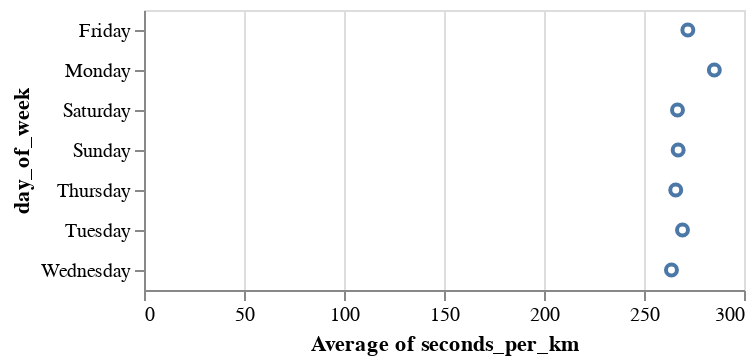

Notebook source saved alongside this figure:
### Code cell
alt.Chart(df).mark_point().encode(
    x='average(seconds_per_km)',
    y='day_of_week'
)

### Figure 1 — Vega-Lite specification as saved in the notebook (floating-point values rounded to 4 significant figures)
{"$schema": "https://vega.github.io/schema/vega-lite/v5.17.0.json", "config": {"view": {"continuousHeight": 300, "continuousWidth": 300}}, "data": {"name": "data-b5e90de4fab0477a6d479abe6d38b620"}, "datasets": {"data-b5e90de4fab0477a6d479abe6d38b620": [{"avgPace(/meter)": 0.3787, "calories(kcal)": 71, "date": "2022-01-10 20:39", "day_of_week": "Monday", "distance(m)": 1191, "distance_rounded": 1, "maxPace(/meter)": 7.246, "minPace(/meter)": 0.2501, "seconds_per_km": 380.4, "speed_per_km": "06:20.35", "sportTime(s)": 453, "startTime": "2022-01-10T13:39:17+00:00", "type": 1}, {"avgPace(/meter)": 0.2878, "calories(kcal)": 60, "date": "2022-01-13 16:23", "day_of_week": "Thursday", "distance(m)": 1004, "distance_rounded": 1, "maxPace(/meter)": 2.342, "minPace(/meter)": 0.1982, "seconds_per_km": 288.8, "speed_per_km": "04:48.84", "sportTime(s)": 290, "startTime": "2022-01-13T09:23:16+00:00", "type": 1}, {"avgPace(/meter)": 0.2637, "calories(kcal)": 39, "date": "2022-02-03 17:41", "day_of_week": "Thursday", "distance(m)": 1001, "distance_rounded": 1, "maxPace(/meter)": 0.609, "minPace(/meter)": 0.1993, "seconds_per_km": 264.7, "speed_per_km": "04:24.74", "sportTime(s)": 265, "startTime": "2022-02-03T10:41:12+00:00", "type": 1}, {"avgPace(/meter)": 0.2803, "calories(kcal)": 50, "date": "2022-02-05 18:46", "day_of_week": "Saturday", "distance(m)": 1006, "distance_rounded": 1, "maxPace(/meter)": 0.6911, "minPace(/meter)": 0.229, "seconds_per_km": 281.3, "speed_per_km": "04:41.31", "sportTime(s)": 283, "startTime": "2022-02-05T11:46:47+00:00", "type": 1}, {"avgPace(/meter)": 0.2675, "calories(kcal)": 34, "date": "2022-02-06 18:36", "day_of_week": "Sunday", "distance(m)": 1013, "distance_rounded": 1, "maxPace(/meter)": 0.6361, "minPace(/meter)": 0.2325, "seconds_per_km": 268.5, "speed_per_km": "04:28.51", "sportTime(s)": 272, "startTime": "2022-02-06T11:36:48+00:00", "type": 1}, {"avgPace(/meter)": 0.26, "calories(kcal)": 39, "date": "2022-02-11 18:49", "day_of_week": "Friday", "distance(m)": 1004, "distance_rounded": 1, "maxPace(/meter)": 0.788, "minPace(/meter)": 0.198, "seconds_per_km": 262.9, "speed_per_km": "04:22.95", "sportTime(s)": 264, "startTime": "2022-02-11T11:49:54+00:00", "type": 1}, {"avgPace(/meter)": 0.2552, "calories(kcal)": 44, "date": "2022-02-12 18:25", "day_of_week": "Saturday", "distance(m)": 1011, "distance_rounded": 1, "maxPace(/meter)": 0.5571, "minPace(/meter)": 0.1928, "seconds_per_km": 256.2, "speed_per_km": "04:16.18", "sportTime(s)": 259, "startTime": "2022-02-12T11:25:02+00:00", "type": 1}, {"avgPace(/meter)": 0.255, "calories(kcal)": 37, "date": "2022-02-13 18:09", "day_of_week": "Sunday", "distance(m)": 1000, "distance_rounded": 1, "maxPace(/meter)": 0.576, "minPace(/meter)": 0.194, "seconds_per_km": 256, "speed_per_km": "04:16.00", "sportTime(s)": 256, "startTime": "2022-02-13T11:09:12+00:00", "type": 1}, {"avgPace(/meter)": 0.2854, "calories(kcal)": 43, "date": "2022-02-14 18:50", "day_of_week": "Monday", "distance(m)": 1002, "distance_rounded": 1, "maxPace(/meter)": 0.7446, "minPace(/meter)": 0.2587, "seconds_per_km": 286.4, "speed_per_km": "04:46.43", "sportTime(s)": 287, "startTime": "2022-02-14T11:50:09+00:00", "type": 1}, {"avgPace(/meter)": 0.2827, "calories(kcal)": 60, "date": "2022-02-16 18:12", "day_of_week": "Wednesday", "distance(m)": 1001, "distance_rounded": 1, "maxPace(/meter)": 2.165, "minPace(/meter)": 0.1834, "seconds_per_km": 283.7, "speed_per_km": "04:43.72", "sportTime(s)": 284, "startTime": "2022-02-16T11:12:40+00:00", "type": 1}, {"avgPace(/meter)": 0.2793, "calories(kcal)": 55, "date": "2022-03-05 07:10", "day_of_week": "Saturday", "distance(m)": 1006, "distance_rounded": 1, "maxPace(/meter)": 0.6154, "minPace(/meter)": 0.2083, "seconds_per_km": 280.3, "speed_per_km": "04:40.32", "sportTime(s)": 282, "startTime": "2022-03-05T00:10:22+00:00", "type": 1}, {"avgPace(/meter)": 0.2796, "calories(kcal)": 47, "date": "2022-03-18 18:26", "day_of_week": "Friday", "distance(m)": 1005, "distance_rounded": 1, "maxPace(/meter)": 0.8749, "minPace(/meter)": 0.2372, "seconds_per_km": 280.6, "speed_per_km": "04:40.60", "sportTime(s)": 282, "startTime": "2022-03-18T11:26:11+00:00", "type": 1}, {"avgPace(/meter)": 0.2964, "calories(kcal)": 57, "date": "2022-03-28 18:45", "day_of_week": "Monday", "distance(m)": 1046, "distance_rounded": 1, "maxPace(/meter)": 0.639, "minPace(/meter)": 0.2149, "seconds_per_km": 297.3, "speed_per_km": "04:57.32", "sportTime(s)": 311, "startTime": "2022-03-28T11:45:13+00:00", "type": 1}, {"avgPace(/meter)": 0.3011, "calories(kcal)": 57, "date": "2022-03-29 19:02", "day_of_week": "Tuesday", "distance(m)": 1003, "distance_rounded": 1, "maxPace(/meter)": 0.6835, "minPace(/meter)": 0.2301, "seconds_per_km": 302.1, "speed_per_km": "05:2.09", "sportTime(s)": 303, "startTime": "2022-03-29T12:02:25+00:00", "type": 1}, {"avgPace(/meter)": 0.2837, "calories(kcal)": 49, "date": "2022-03-30 18:52", "day_of_week": "Wednesday", "distance(m)": 1001, "distance_rounded": 1, "maxPace(/meter)": 0.4753, "minPace(/meter)": 0.1658, "seconds_per_km": 284.7, "speed_per_km": "04:44.72", "sportTime(s)": 285, "startTime": "2022-03-30T11:52:16+00:00", "type": 1}, {"avgPace(/meter)": 0.27, "calories(kcal)": 48, "date": "2022-04-04 17:57", "day_of_week": "Monday", "distance(m)": 1000, "distance_rounded": 1, "maxPace(/meter)": 0.7117, "minPace(/meter)": 0.2248, "seconds_per_km": 271, "speed_per_km": "04:31.00", "sportTime(s)": 271, "startTime": "2022-04-04T10:57:56+00:00", "type": 1}, {"avgPace(/meter)": 0.273, "calories(kcal)": 51, "date": "2022-04-08 18:39", "day_of_week": "Friday", "distance(m)": 1000, "distance_rounded": 1, "maxPace(/meter)": 0.6707, "minPace(/meter)": 0.2315, "seconds_per_km": 274, "speed_per_km": "04:34.00", "sportTime(s)": 274, "startTime": "2022-04-08T11:39:28+00:00", "type": 1}, {"avgPace(/meter)": 0.2744, "calories(kcal)": 45, "date": "2022-04-10 18:41", "day_of_week": "Sunday", "distance(m)": 1006, "distance_rounded": 1, "maxPace(/meter)": 0.6873, "minPace(/meter)": 0.2137, "seconds_per_km": 275.3, "speed_per_km": "04:35.35", "sportTime(s)": 277, "startTime": "2022-04-10T11:41:58+00:00", "type": 1}, {"avgPace(/meter)": 0.277, "calories(kcal)": 44, "date": "2022-04-13 17:48", "day_of_week": "Wednesday", "distance(m)": 1000, "distance_rounded": 1, "maxPace(/meter)": 0.7634, "minPace(/meter)": 0.2038, "seconds_per_km": 278, "speed_per_km": "04:38.00", "sportTime(s)": 278, "startTime": "2022-04-13T10:48:11+00:00", "type": 1}, {"avgPace(/meter)": 0.2756, "calories(kcal)": 39, "date": "2022-04-15 16:54", "day_of_week": "Friday", "distance(m)": 1005, "distance_rounded": 1, "maxPace(/meter)": 0.7968, "minPace(/meter)": 0.244, "seconds_per_km": 276.6, "speed_per_km": "04:36.62", "sportTime(s)": 278, "startTime": "2022-04-15T09:54:21+00:00", "type": 1}, {"avgPace(/meter)": 0.2939, "calories(kcal)": 62, "date": "2022-04-26 18:40", "day_of_week": "Tuesday", "distance(m)": 1201, "distance_rounded": 1, "maxPace(/meter)": 1.115, "minPace(/meter)": 0.1997, "seconds_per_km": 294.8, "speed_per_km": "04:54.75", "sportTime(s)": 354, "startTime": "2022-04-26T11:40:21+00:00", "type": 1}, {"avgPace(/meter)": 0.2685, "calories(kcal)": 48, "date": "2022-04-27 18:31", "day_of_week": "Wednesday", "distance(m)": 1002, "distance_rounded": 1, "maxPace(/meter)": 0.6803, "minPace(/meter)": 0.2187, "seconds_per_km": 269.5, "speed_per_km": "04:29.46", "sportTime(s)": 270, "startTime": "2022-04-27T11:31:56+00:00", "type": 1}, {"avgPace(/meter)": 0.2774, "calories(kcal)": 50, "date": "2022-04-28 17:37", "day_of_week": "Thursday", "distance(m)": 1002, "distance_rounded": 1, "maxPace(/meter)": 0.8052, "minPace(/meter)": 0.221, "seconds_per_km": 278.4, "speed_per_km": "04:38.44", "sportTime(s)": 279, "startTime": "2022-04-28T10:37:51+00:00", "type": 1}, {"avgPace(/meter)": 0.2974, "calories(kcal)": 89, "date": "2022-04-29 18:01", "day_of_week": "Friday", "distance(m)": 1651, "distance_rounded": 1, "maxPace(/meter)": 1.217, "minPace(/meter)": 0.2073, "seconds_per_km": 299.8, "speed_per_km": "04:59.82", "sportTime(s)": 495, "startTime": "2022-04-29T11:01:29+00:00", "type": 1}, {"avgPace(/meter)": 0.2803, "calories(kcal)": 41, "date": "2022-05-01 16:48", "day_of_week": "Sunday", "distance(m)": 1006, "distance_rounded": 1, "maxPace(/meter)": 0.8224, "minPace(/meter)": 0.2239, "seconds_per_km": 281.3, "speed_per_km": "04:41.31", "sportTime(s)": 283, "startTime": "2022-05-01T09:48:50+00:00", "type": 1}, {"avgPace(/meter)": 0.2761, "calories(kcal)": 42, "date": "2022-05-04 18:52", "day_of_week": "Wednesday", "distance(m)": 1007, "distance_rounded": 1, "maxPace(/meter)": 0.6135, "minPace(/meter)": 0.2112, "seconds_per_km": 277.1, "speed_per_km": "04:37.06", "sportTime(s)": 279, "startTime": "2022-05-04T11:52:29+00:00", "type": 1}, {"avgPace(/meter)": 0.291, "calories(kcal)": 52, "date": "2022-05-05 18:15", "day_of_week": "Thursday", "distance(m)": 1000, "distance_rounded": 1, "maxPace(/meter)": 0.7042, "minPace(/meter)": 0.216, "seconds_per_km": 292, "speed_per_km": "04:52.00", "sportTime(s)": 292, "startTime": "2022-05-05T11:15:38+00:00", "type": 1}, {"avgPace(/meter)": 0.2712, "calories(kcal)": 47, "date": "2022-05-06 17:16", "day_of_week": "Friday", "distance(m)": 1003, "distance_rounded": 1, "maxPace(/meter)": 0.7022, "minPace(/meter)": 0.2276, "seconds_per_km": 272.2, "speed_per_km": "04:32.18", "sportTime(s)": 273, "startTime": "2022-05-06T10:16:48+00:00", "type": 1}, {"avgPace(/meter)": 0.278, "calories(kcal)": 52, "date": "2022-05-07 16:47", "day_of_week": "Saturday", "distance(m)": 1040, "distance_rounded": 1, "maxPace(/meter)": 212, "minPace(/meter)": 0.2129, "seconds_per_km": 278.8, "speed_per_km": "04:38.85", "sportTime(s)": 290, "startTime": "2022-05-07T09:47:30+00:00", "type": 1}, {"avgPace(/meter)": 0.279, "calories(kcal)": 56, "date": "2022-05-08 18:24", "day_of_week": "Sunday", "distance(m)": 1026, "distance_rounded": 1, "maxPace(/meter)": 225, "minPace(/meter)": 0.2221, "seconds_per_km": 279.7, "speed_per_km": "04:39.73", "sportTime(s)": 287, "startTime": "2022-05-08T11:24:19+00:00", "type": 1}, {"avgPace(/meter)": 0.278, "calories(kcal)": 59, "date": "2022-05-12 18:36", "day_of_week": "Thursday", "distance(m)": 1007, "distance_rounded": 1, "maxPace(/meter)": 178, "minPace(/meter)": 0.1781, "seconds_per_km": 279.0, "speed_per_km": "04:39.05", "sportTime(s)": 281, "startTime": "2022-05-12T11:36:50+00:00", "type": 1}, {"avgPace(/meter)": 0.283, "calories(kcal)": 55, "date": "2022-05-13 18:36", "day_of_week": "Friday", "distance(m)": 1024, "distance_rounded": 1, "maxPace(/meter)": 201, "minPace(/meter)": 0.2015, "seconds_per_km": 284.2, "speed_per_km": "04:44.18", "sportTime(s)": 291, "startTime": "2022-05-13T11:36:23+00:00", "type": 1}, {"avgPace(/meter)": 0.273, "calories(kcal)": 51, "date": "2022-05-15 18:36", "day_of_week": "Sunday", "distance(m)": 1028, "distance_rounded": 1, "maxPace(/meter)": 197, "minPace(/meter)": 0.1974, "seconds_per_km": 273.3, "speed_per_km": "04:33.35", "sportTime(s)": 281, "startTime": "2022-05-15T11:36:24+00:00", "type": 1}, {"avgPace(/meter)": 0.288, "calories(kcal)": 63, "date": "2022-05-16 18:31", "day_of_week": "Monday", "distance(m)": 1046, "distance_rounded": 1, "maxPace(/meter)": 210, "minPace(/meter)": 0.2106, "seconds_per_km": 288.7, "speed_per_km": "04:48.72", "sportTime(s)": 302, "startTime": "2022-05-16T11:31:34+00:00", "type": 1}, {"avgPace(/meter)": 0.293, "calories(kcal)": 63, "date": "2022-05-17 18:15", "day_of_week": "Tuesday", "distance(m)": 1049, "distance_rounded": 1, "maxPace(/meter)": 237, "minPace(/meter)": 0.2227, "seconds_per_km": 293.6, "speed_per_km": "04:53.61", "sportTime(s)": 308, "startTime": "2022-05-17T11:15:00+00:00", "type": 1}, {"avgPace(/meter)": 0.2841, "calories(kcal)": 50.03, "date": "2022-05-21 20:48", "day_of_week": "Saturday", "distance(m)": 1003, "distance_rounded": 1, "maxPace(/meter)": 0.6219, "minPace(/meter)": 0.2232, "seconds_per_km": 286.1, "speed_per_km": "04:46.14", "sportTime(s)": 287, "startTime": "2022-05-21T13:48:24+00:00", "type": 1}, {"avgPace(/meter)": 0.265, "calories(kcal)": 44.08, "date": "2022-05-22 17:22", "day_of_week": "Sunday", "distance(m)": 1000, "distance_rounded": 1, "maxPace(/meter)": 0.815, "minPace(/meter)": 0.2136, "seconds_per_km": 267, "speed_per_km": "04:27.00", "sportTime(s)": 267, "startTime": "2022-05-22T10:22:47+00:00", "type": 1}, {"avgPace(/meter)": 0.265, "calories(kcal)": 50.33, "date": "2022-05-23 18:46", "day_of_week": "Monday", "distance(m)": 1000, "distance_rounded": 1, "maxPace(/meter)": 0.668, "minPace(/meter)": 0.2187, "seconds_per_km": 267, "speed_per_km": "04:27.00", "sportTime(s)": 267, "startTime": "2022-05-23T11:46:59+00:00", "type": 1}, {"avgPace(/meter)": 0.2647, "calories(kcal)": 44.15, "date": "2022-05-24 18:54", "day_of_week": "Tuesday", "distance(m)": 1001, "distance_rounded": 1, "maxPace(/meter)": 0.9251, "minPace(/meter)": 0.2227, "seconds_per_km": 266.7, "speed_per_km": "04:26.73", "sportTime(s)": 267, "startTime": "2022-05-24T11:54:01+00:00", "type": 1}, {"avgPace(/meter)": 0.2353, "calories(kcal)": 40.81, "date": "2022-05-25 17:56", "day_of_week": "Wednesday", "distance(m)": 1003, "distance_rounded": 1, "maxPace(/meter)": 0.9066, "minPace(/meter)": 0.1197, "seconds_per_km": 240.3, "speed_per_km": "04:0.28", "sportTime(s)": 241, "startTime": "2022-05-25T10:56:04+00:00", "type": 1}, {"avgPace(/meter)": 0.2622, "calories(kcal)": 53.12, "date": "2022-05-26 17:17", "day_of_week": "Thursday", "distance(m)": 1003, "distance_rounded": 1, "maxPace(/meter)": 0.558, "minPace(/meter)": 0.1968, "seconds_per_km": 264.2, "speed_per_km": "04:24.21", "sportTime(s)": 265, "startTime": "2022-05-26T10:17:38+00:00", "type": 1}, {"avgPace(/meter)": 0.2742, "calories(kcal)": 43.04, "date": "2022-05-27 18:35", "day_of_week": "Friday", "distance(m)": 1003, "distance_rounded": 1, "maxPace(/meter)": 0.757, "minPace(/meter)": 0.2449, "seconds_per_km": 276.2, "speed_per_km": "04:36.17", "sportTime(s)": 277, "startTime": "2022-05-27T11:35:19+00:00", "type": 1}, {"avgPace(/meter)": 0.2677, "calories(kcal)": 51.33, "date": "2022-05-28 17:39", "day_of_week": "Saturday", "distance(m)": 1005, "distance_rounded": 1, "maxPace(/meter)": 0.6452, "minPace(/meter)": 0.2224, "seconds_per_km": 269.7, "speed_per_km": "04:29.65", "sportTime(s)": 271, "startTime": "2022-05-28T10:39:29+00:00", "type": 1}, {"avgPace(/meter)": 0.251, "calories(kcal)": 41, "date": "2022-05-29 18:19", "day_of_week": "Sunday", "distance(m)": 1000, "distance_rounded": 1, "maxPace(/meter)": 0.4274, "minPace(/meter)": 0.1839, "seconds_per_km": 253, "speed_per_km": "04:13.00", "sportTime(s)": 253, "startTime": "2022-05-29T11:19:12+00:00", "type": 1}, {"avgPace(/meter)": 0.25, "calories(kcal)": 48.92, "date": "2022-05-30 18:55", "day_of_week": "Monday", "distance(m)": 1004, "distance_rounded": 1, "maxPace(/meter)": 0.4058, "minPace(/meter)": 0.1746, "seconds_per_km": 252.0, "speed_per_km": "04:11.99", "sportTime(s)": 253, "startTime": "2022-05-30T11:55:16+00:00", "type": 1}, {"avgPace(/meter)": 0.2575, "calories(kcal)": 49.91, "date": "2022-05-31 18:42", "day_of_week": "Tuesday", "distance(m)": 1006, "distance_rounded": 1, "maxPace(/meter)": 0.5513, "minPace(/meter)": 0.203, "seconds_per_km": 259.4, "speed_per_km": "04:19.44", "sportTime(s)": 261, "startTime": "2022-05-31T11:42:33+00:00", "type": 1}, {"avgPace(/meter)": 0.2483, "calories(kcal)": 45.2, "date": "2022-06-03 18:03", "day_of_week": "Friday", "distance(m)": 1003, "distance_rounded": 1, "maxPace(/meter)": 0.8258, "minPace(/meter)": 0.1627, "seconds_per_km": 250.2, "speed_per_km": "04:10.25", "sportTime(s)": 251, "startTime": "2022-06-03T11:03:24+00:00", "type": 1}, {"avgPace(/meter)": 0.2428, "calories(kcal)": 51.81, "date": "2022-06-04 18:38", "day_of_week": "Saturday", "distance(m)": 1001, "distance_rounded": 1, "maxPace(/meter)": 0.5981, "minPace(/meter)": 0.2102, "seconds_per_km": 244.8, "speed_per_km": "04:4.76", "sportTime(s)": 245, "startTime": "2022-06-04T11:38:21+00:00", "type": 1}, {"avgPace(/meter)": 0.2348, "calories(kcal)": 30.82, "date": "2022-06-11 17:38", "day_of_week": "Saturday", "distance(m)": 1001, "distance_rounded": 1, "maxPace(/meter)": 0.5176, "minPace(/meter)": 0.1971, "seconds_per_km": 236.8, "speed_per_km": "03:56.76", "sportTime(s)": 237, "startTime": "2022-06-11T10:38:27+00:00", "type": 1}, {"avgPace(/meter)": 0.2475, "calories(kcal)": 51.79, "date": "2022-06-12 17:47", "day_of_week": "Sunday", "distance(m)": 1006, "distance_rounded": 1, "maxPace(/meter)": 0.6472, "minPace(/meter)": 0.2005, "seconds_per_km": 249.5, "speed_per_km": "04:9.50", "sportTime(s)": 251, "startTime": "2022-06-12T10:47:29+00:00", "type": 1}, {"avgPace(/meter)": 0.2562, "calories(kcal)": 56.05, "date": "2022-06-14 19:03", "day_of_week": "Tuesday", "distance(m)": 1003, "distance_rounded": 1, "maxPace(/meter)": 0.5627, "minPace(/meter)": 0.1935, "seconds_per_km": 258.2, "speed_per_km": "04:18.23", "sportTime(s)": 259, "startTime": "2022-06-14T12:03:23+00:00", "type": 1}, {"avgPace(/meter)": 0.2443, "calories(kcal)": 47.92, "date": "2022-06-15 18:46", "day_of_week": "Wednesday", "distance(m)": 1011, "distance_rounded": 1, "maxPace(/meter)": 0.5219, "minPace(/meter)": 0.1885, "seconds_per_km": 246.3, "speed_per_km": "04:6.29", "sportTime(s)": 249, "startTime": "2022-06-15T11:46:25+00:00", "type": 1}, {"avgPace(/meter)": 0.2405, "calories(kcal)": 33.65, "date": "2022-06-16 18:03", "day_of_week": "Thursday", "distance(m)": 1002, "distance_rounded": 1, "maxPace(/meter)": 0.5764, "minPace(/meter)": 0.1971, "seconds_per_km": 242.5, "speed_per_km": "04:2.51", "sportTime(s)": 243, "startTime": "2022-06-16T11:03:28+00:00", "type": 1}, {"avgPace(/meter)": 0.2405, "calories(kcal)": 48.66, "date": "2022-06-17 18:03", "day_of_week": "Friday", "distance(m)": 1002, "distance_rounded": 1, "maxPace(/meter)": 0.4713, "minPace(/meter)": 0.1802, "seconds_per_km": 242.5, "speed_per_km": "04:2.51", "sportTime(s)": 243, "startTime": "2022-06-17T11:03:58+00:00", "type": 1}, {"avgPace(/meter)": 0.2428, "calories(kcal)": 45, "date": "2022-06-21 19:23", "day_of_week": "Tuesday", "distance(m)": 1009, "distance_rounded": 1, "maxPace(/meter)": 0.5322, "minPace(/meter)": 0.1881, "seconds_per_km": 244.8, "speed_per_km": "04:4.80", "sportTime(s)": 247, "startTime": "2022-06-21T12:23:33+00:00", "type": 1}, {"avgPace(/meter)": 0.2423, "calories(kcal)": 49.76, "date": "2022-06-23 18:16", "day_of_week": "Thursday", "distance(m)": 1003, "distance_rounded": 1, "maxPace(/meter)": 0.627, "minPace(/meter)": 0.1883, "seconds_per_km": 244.3, "speed_per_km": "04:4.27", "sportTime(s)": 245, "startTime": "2022-06-23T11:16:47+00:00", "type": 1}, {"avgPace(/meter)": 0.2365, "calories(kcal)": 48.67, "date": "2022-06-27 18:45", "day_of_week": "Monday", "distance(m)": 1002, "distance_rounded": 1, "maxPace(/meter)": 0.6246, "minPace(/meter)": 0.1815, "seconds_per_km": 238.5, "speed_per_km": "03:58.52", "sportTime(s)": 239, "startTime": "2022-06-27T11:45:38+00:00", "type": 1}, {"avgPace(/meter)": 0.2323, "calories(kcal)": 39.65, "date": "2022-06-28 18:07", "day_of_week": "Tuesday", "distance(m)": 1003, "distance_rounded": 1, "maxPace(/meter)": 0.4755, "minPace(/meter)": 0.1836, "seconds_per_km": 234.3, "speed_per_km": "03:54.30", "sportTime(s)": 235, "startTime": "2022-06-28T11:07:21+00:00", "type": 1}, {"avgPace(/meter)": 0.2283, "calories(kcal)": 33.62, "date": "2022-06-29 19:02", "day_of_week": "Wednesday", "distance(m)": 1003, "distance_rounded": 1, "maxPace(/meter)": 0.5453, "minPace(/meter)": 0.1936, "seconds_per_km": 230.3, "speed_per_km": "03:50.31", "sportTime(s)": 231, "startTime": "2022-06-29T12:02:34+00:00", "type": 1}, {"avgPace(/meter)": 0.2368, "calories(kcal)": 36.82, "date": "2022-06-30 19:31", "day_of_week": "Thursday", "distance(m)": 1001, "distance_rounded": 1, "maxPace(/meter)": 0.6545, "minPace(/meter)": 0.1648, "seconds_per_km": 238.8, "speed_per_km": "03:58.76", "sportTime(s)": 239, "startTime": "2022-06-30T12:31:18+00:00", "type": 1}]}, "encoding": {"x": {"aggregate": "average", "field": "seconds_per_km", "type": "quantitative"}, "y": {"field": "day_of_week", "type": "nominal"}}, "mark": {"type": "point"}}
